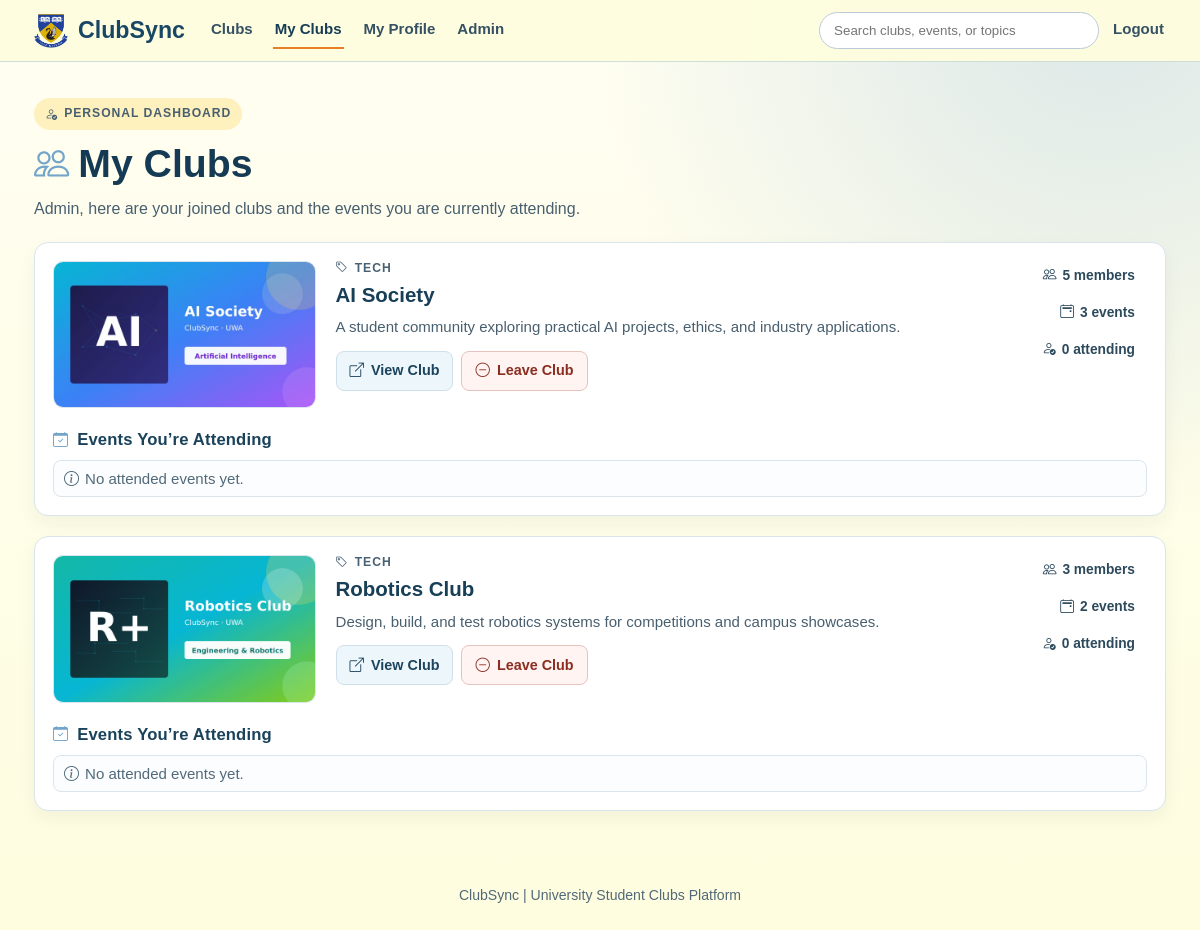
Screenshot of /myclubs (signed in) with the database file from the repository.
### models/user.py (models this page shows)
class User(db.Model):
    __tablename__ = "users"
    id = db.Column(db.Integer, primary_key=True)
    name = db.Column(db.String(100), nullable=False)
    email = db.Column(db.String(120), unique=True, nullable=False)
    password_hash = db.Column(db.String(255), nullable=False)
    is_admin = db.Column(db.Boolean, default=False, nullable=False)
    memberships = db.relationship("Membership", backref="user", cascade="all, delete")
    attendances = db.relationship("Attendance", backref="user", cascade="all, delete")

### models/club.py (models this page shows)
class Club(db.Model):
    __tablename__ = "clubs"
    id = db.Column(db.Integer, primary_key=True)
    name = db.Column(db.String(100), nullable=False)
    description = db.Column(db.Text, nullable=False)
    category = db.Column(db.String(50), nullable=True)
    image_path = db.Column(db.String(255), nullable=True)
    events = db.relationship("Event", backref="club", cascade="all, delete")
    memberships = db.relationship("Membership", backref="club", cascade="all, delete")

### routes/clubs.py (the view)
@clubs_bp.route("/myclubs")
def myclubs():
    current_user = _get_current_user()
    if not current_user:
        return redirect(url_for("auth.login"))
    joined_clubs = (
        Club.query.join(Membership, Membership.club_id == Club.id)
        .filter(Membership.user_id == current_user.id)
        .order_by(Club.name.asc())
        .all()
    )
    club_ids = [club.id for club in joined_clubs]
    attended_events_by_club = _attended_events_by_club_for_user(current_user.id, club_ids)
    my_club_summaries = []
    for club in joined_clubs:
        my_club_summaries.append(
            {
                "club": club,
                "member_count": len(club.memberships),
                "event_count": len(club.events),
                "attended_events": attended_events_by_club.get(club.id, []),
            }
        )
    return render_template(
        "my_clubs.html",
        current_user=current_user,
        my_club_summaries=my_club_summaries,
    )

### app.py (called while the page is built)
@app.context_processor
def inject_navbar_access():
    user_id = session.get("user_id")
    user_is_admin = False
    if user_id:
        user = db.session.get(User, user_id)
        user_is_admin = bool(user and user.is_admin)
    return {
        "navbar_can_access_admin": bool(
            session.get("admin_logged_in") or user_is_admin
        )
    }

### routes/clubs.py (called while the page is built)
def _get_current_user():
    user_id = session.get("user_id")
    if not user_id:
        return None
    current_user = db.session.get(User, user_id)
    if not current_user:
        session.pop("user_id", None)
        session.pop("user_name", None)
        return None
    return current_user

def _attended_events_by_club_for_user(user_id, club_ids):
    if not user_id or not club_ids:
        return {}
    attended_events = (
        Event.query.join(Attendance, Attendance.event_id == Event.id)
        .filter(Attendance.user_id == user_id, Event.club_id.in_(club_ids))
        .order_by(Event.id.asc())
        .all()
    )
    attended_events_by_club = {club_id: [] for club_id in club_ids}
    for event in attended_events:
        attended_events_by_club[event.club_id].append(event)
    return attended_events_by_club

### templates/my_clubs.html (shortened to what this page needs)
<!DOCTYPE html>
<html lang="en">
<head>
    <link rel="stylesheet" href="{{ url_for('static', filename='css/styles.css') }}">
    <link rel="stylesheet" href="https://cdn.jsdelivr.net/npm/bootstrap-icons@1.11.3/font/bootstrap-icons.min.css">
    <link rel="stylesheet" href="{{ url_for('static', filename='css/alerts.css') }}">
    <link rel="stylesheet" href="{{ url_for('static', filename='css/my_clubs.css') }}">
</head>
<body class="clubs-page my-clubs-page">
{% set active_page = 'myclubs' %}
{% include "_site_header.html" %}
<main class="my-clubs-main">
    <section class="my-clubs-hero">
        <p class="clubs-kicker"><i class="bi bi-person-check" aria-hidden="true"></i>Personal Dashboard</p>
        <h1><i class="bi bi-people" aria-hidden="true"></i>My Clubs</h1>
        <p>
            {% if current_user %}
                {{ current_user.name }}, here are your joined clubs and the events you are currently attending.
            {% else %}
                View your memberships and attendance details in one place.
            {% endif %}
        </p>
    </section>
    {% if my_club_summaries %}
        <section class="my-clubs-list" aria-label="Joined clubs and attended events">
            {% for summary in my_club_summaries %}
                <article class="my-club-card">
                    <section class="my-club-overview">
                        <img
                            class="my-club-image"
                            src="{{ url_for('static', filename=summary.club.image_path if summary.club.image_path else 'images/clubs/default.png') }}"
                            alt="{{ summary.club.name }} image"
                            loading="lazy"
                        >
                        <div class="my-club-overview-content">
                            <p class="club-card-category"><i class="bi bi-tag" aria-hidden="true"></i>{{ summary.club.category if summary.club.category else 'Uncategorized' }}</p>
                            <h2>
                                <a href="{{ url_for('clubs.club_details', club_id=summary.club.id) }}" class="my-club-title-link">
                                    {{ summary.club.name }}
                                </a>
                            </h2>
                            <p class="my-club-description">{{ summary.club.description }}</p>
                            <div class="my-club-actions">
                                <a href="{{ url_for('clubs.club_details', club_id=summary.club.id) }}" class="my-club-btn"><i class="bi bi-box-arrow-up-right" aria-hidden="true"></i>View Club</a>
                                <form method="POST" action="{{ url_for('clubs.leave_club', club_id=summary.club.id) }}">
                                    <button type="submit" class="my-club-btn my-club-btn--danger"><i class="bi bi-dash-circle" aria-hidden="true"></i>Leave Club</button>
                                </form>
                            </div>
                        </div>
                        <ul class="my-club-meta" aria-label="Club summary">
                                <li><i class="bi bi-people" aria-hidden="true"></i>{{ summary.member_count }} member{% if summary.member_count != 1 %}s{% endif %}</li>
                                <li><i class="bi bi-calendar2-event" aria-hidden="true"></i>{{ summary.event_count }} event{% if summary.event_count != 1 %}s{% endif %}</li>
                                <li><i class="bi bi-person-check" aria-hidden="true"></i>{{ summary.attended_events|length }} attending</li>
                        </ul>
                    </section>
                    <section class="my-club-events">
                        <h3><i class="bi bi-calendar-check" aria-hidden="true"></i>Events You&rsquo;re Attending</h3>
                        {% if summary.attended_events %}
                            <div class="my-club-event-list">
                                {% for attended_event in summary.attended_events %}
                                    <article class="my-club-event-item">
                                        <div class="my-club-event-content">
                                            <h4>
                                                <a href="{{ url_for('clubs.event_details', event_id=attended_event.id) }}" class="my-club-event-title">
                                                    {{ attended_event.title }}
                                                </a>
                                            </h4>
                                            <p class="club-event-time"><i class="bi bi-clock" aria-hidden="true"></i>{{ attended_event.date }}</p>
                                            <p>{{ attended_event.description if attended_event.description else 'No event description available yet.' }}</p>
                                        </div>
                                        <div class="my-club-event-actions">
                                            <a href="{{ url_for('clubs.event_details', event_id=attended_event.id) }}" class="my-club-btn"><i class="bi bi-box-arrow-up-right" aria-hidden="true"></i>View Event</a>
                                            <form method="POST" action="{{ url_for('clubs.unattend_event', event_id=attended_event.id) }}">
                                                <input type="hidden" name="csrf_token" value="{{ csrf_token() }}">
                                                <input type="hidden" name="next" value="{{ request.path }}">
                                                <button type="submit" class="my-club-btn my-club-btn--danger"><i class="bi bi-x-circle" aria-hidden="true"></i>Cancel Attendance</button>
                                            </form>
                                        </div>
                                    </article>
                                {% endfor %}
                            </div>
                        {% else %}
                            <p class="my-club-empty-note"><i class="bi bi-info-circle" aria-hidden="true"></i>No attended events yet.</p>
                        {% endif %}
                    </section>
                </article>
            {% endfor %}
        </section>
    {% endif %}
</main>
<footer class="clubs-footer">
    <p>ClubSync | University Student Clubs Platform</p>
</footer>
</body>
</html>

### static/css/styles.css (style rules this page uses)
:root { --primary: #73A5CA; --background: #FEFDDF; --accent: #FFC81E; --highlight: #E87F24; --clubs-page-max-width: 1180px; --clubs-page-padding: 36px 24px 20px; --clubs-page-padding-tablet: 28px 24px 12px; --clubs-page-padding-mobile: 22px 16px 12px; --clubs-hero-max-width: 780px; --clubs-section-gap: 20px; --clubs-card-gap: 20px; --clubs-item-gap: 10px; --clubs-card-bg: #fff; --clubs-card-soft-bg: #fbfdff; --clubs-card-border: 1px solid #dbe5ed; --clubs-card-border-strong: 1px solid #d9e4ec; --clubs-card-radius: 14px; --clubs-hero-card-radius: 16px; --clubs-inner-radius: 10px; --clubs-card-padding: 18px; --clubs-card-padding-compact: 16px; --clubs-card-shadow: 0 8px 18px rgba(18, 49, 70, 0.05); --clubs-card-shadow-strong: 0 10px 24px rgba(18, 49, 70, 0.08); --clubs-heading-color: #143a54; --clubs-section-heading-color: #173f58; --clubs-card-title-color: #1a425b; --clubs-text-color: #485f6f; --clubs-muted-color: #516978; --clubs-page-title-size: clamp(1.85rem, 4vw, 2.45rem); --clubs-section-title-size: 1.28rem; --clubs-card-title-size: 1.04rem; --clubs-body-size: 0.94rem; --clubs-small-size: 0.86rem; --clubs-body-line-height: 1.62; --clubs-chip-bg: #edf6fb; --clubs-chip-active-bg: #dceef8; --clubs-chip-border: 1px solid #cfe0ea; --clubs-chip-color: #2d4a5c; --clubs-chip-padding: 7px 12px; --clubs-chip-radius: 999px; --clubs-label-size: 0.76rem; --clubs-label-letter-spacing: 0.08em; --clubs-action-padding: 9px 13px; --clubs-action-radius: 8px; --clubs-action-bg: #edf6fb; --clubs-action-border: #cfe0ea; --clubs-action-color: #1d445d; --clubs-action-hover-bg: #dceef8; --clubs-danger-bg: #fff4f2; --clubs-danger-border: #e5c3bc; --clubs-danger-color: #8b2e20; }
* { margin: 0; padding: 0; box-sizing: border-box; font-family: Arial, Helvetica, sans-serif; }
body { background-color: var(--background); }
button { width: 100%; padding: 12px; background-color: var(--accent); border: none; border-radius: 6px; font-weight: bold; cursor: pointer; transition: 0.3s; }
.clubs-page { color: #22303d; min-height: 100vh; background: radial-gradient(circle at 92% 0%, rgba(115, 165, 202, 0.25), transparent 36%), linear-gradient(180deg, #fffef2 0%, var(--background) 100%); }
.clubs-page .bi { line-height: 1; flex-shrink: 0; }
.clubs-page h1 .bi, .clubs-page h2 .bi, .clubs-page h3 .bi { color: var(--primary); font-size: 0.9em; }
.clubs-page h1, .clubs-section-head h2, .club-section-card h2, .club-side-card h2, .event-section-card h2, .event-side-card h2, .event-related-head h2, .my-clubs-hero h1, .my-club-events h3, .my-clubs-empty h2, .search-hero h1, .search-summary h2, .search-state h2 { display: flex; align-items: center; gap: 9px; }
.clubs-kicker { display: inline-flex; align-items: center; gap: 6px; margin-bottom: 12px; background: rgba(255, 200, 30, 0.24); color: #5b3f08; font-size: var(--clubs-label-size); font-weight: 700; text-transform: uppercase; letter-spacing: var(--clubs-label-letter-spacing); border-radius: var(--clubs-chip-radius); padding: 6px 11px; }
.club-card-category { display: inline-flex; align-items: center; gap: 6px; font-size: var(--clubs-label-size); color: #496172; text-transform: uppercase; letter-spacing: var(--clubs-label-letter-spacing); font-weight: 700; }
.clubs-footer { margin-top: 38px; text-align: center; color: #516978; font-size: 0.88rem; padding: 18px 24px 28px; }

### rows the page displays
User: name "Admin"
Club: image_path (picture), club "TECH", club.name "AI Society", club.description "A student community exploring practical AI projects, ethics, and industry applications."
Club: image_path (picture), club "TECH", club.name "Robotics Club", club.description "Design, build, and test robotics systems for competitions and campus showcases."

### other values shown
{{ summary.member_count }} "5" "3"
{{ summary.event_count }} "3" "2"
{{ summary.attended_events|length }} "0" "0"
